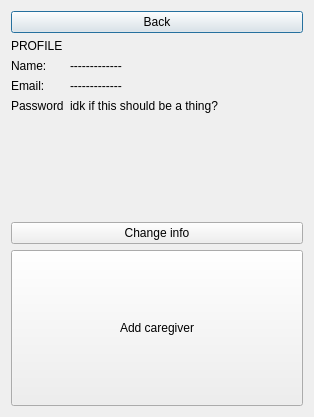
<?xml version="1.0" encoding="UTF-8"?>
<ui version="4.0">
 <class>ProfileDialog</class>
 <widget class="QDialog" name="ProfileDialog">
  <property name="geometry">
   <rect>
    <x>0</x>
    <y>0</y>
    <width>314</width>
    <height>417</height>
   </rect>
  </property>
  <property name="windowTitle">
   <string>Profile</string>
  </property>
  <layout class="QVBoxLayout" name="verticalLayout">
   <item>
    <widget class="QPushButton" name="pushButton">
     <property name="text">
      <string>Back</string>
     </property>
    </widget>
   </item>
   <item>
    <widget class="QLabel" name="label">
     <property name="sizePolicy">
      <sizepolicy hsizetype="Fixed" vsizetype="Fixed">
       <horstretch>0</horstretch>
       <verstretch>0</verstretch>
      </sizepolicy>
     </property>
     <property name="text">
      <string>PROFILE</string>
     </property>
    </widget>
   </item>
   <item>
    <layout class="QFormLayout" name="formLayout">
     <item row="0" column="0">
      <widget class="QLabel" name="label_2">
       <property name="text">
        <string>Name:</string>
       </property>
      </widget>
     </item>
     <item row="0" column="1">
      <widget class="QLabel" name="label_4">
       <property name="text">
        <string>-------------</string>
       </property>
      </widget>
     </item>
     <item row="1" column="0">
      <widget class="QLabel" name="label_3">
       <property name="text">
        <string>Email:</string>
       </property>
      </widget>
     </item>
     <item row="1" column="1">
      <widget class="QLabel" name="label_5">
       <property name="text">
        <string>-------------</string>
       </property>
      </widget>
     </item>
     <item row="2" column="0">
      <widget class="QLabel" name="label_6">
       <property name="text">
        <string>Password</string>
       </property>
      </widget>
     </item>
     <item row="2" column="1">
      <widget class="QLabel" name="label_7">
       <property name="text">
        <string>idk if this should be a thing?</string>
       </property>
      </widget>
     </item>
    </layout>
   </item>
   <item>
    <widget class="QPushButton" name="pushButton_3">
     <property name="text">
      <string>Change info</string>
     </property>
    </widget>
   </item>
   <item>
    <layout class="QHBoxLayout" name="horizontalLayout_2">
     <item>
      <widget class="QPushButton" name="pushButton_2">
       <property name="sizePolicy">
        <sizepolicy hsizetype="Minimum" vsizetype="Preferred">
         <horstretch>0</horstretch>
         <verstretch>0</verstretch>
        </sizepolicy>
       </property>
       <property name="text">
        <string>Add caregiver</string>
       </property>
      </widget>
     </item>
    </layout>
   </item>
  </layout>
 </widget>
 <resources/>
 <connections/>
</ui>
